Frame 1 (no input): blank canvas, image omitted
Frame 60 (the mouse pressed at the canvas centre just before this capture): blank canvas, image omitted
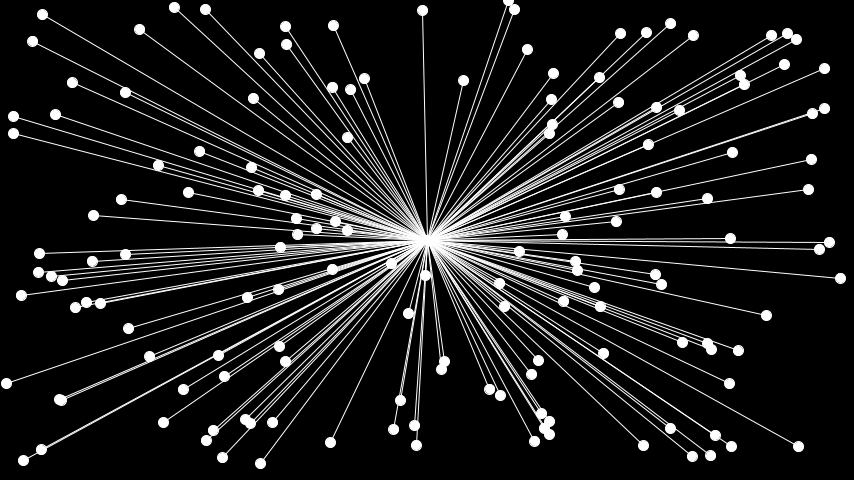
Frame 120 (the mouse held since frame 60 and released just before this capture)

The Processing sketch whose frames 1 and 60 were blank and that drew this single picture after the mouse press (run headless with seeded random() and noise(); from frame 60 on, the mouse is pressed at the canvas centre):

// Processing sketch: TrigFunc
// ── TrigFunc.pde
float goalX;
float goalY;
int pointNum = 150;
boolean isClicked = false;

class Point{

    float x;
    float y;
    float r;
    float a;
    float sina;
    float cosa;

    Point( float a, float b, float c ){
        x = a;
        y = b;
        r = c;
    }

    void draw(){

        translate( x, y );
        a = atan2( y - goalY, x - goalX );
        translate( -x, -y );
        sina = sin( a ) * r;
        cosa = cos( a ) * r;

        x -= cosa;
        y -= sina;
        if( ( goalX - x ) > -5 && ( goalY - y ) > -5 && ( goalX - x ) < 5 && ( goalY - y ) < 5 ) fill( #ff5555 );
        else fill( #ffffff );
        ellipse( x, y, 10, 10 );
        line( x, y, goalX, goalY );
    }

}

Point p[] = new Point[pointNum];

void setup()
{
    size( 854, 480 );
    for( int a = 0; a < pointNum; a++ ){
        p[a] = new Point( random( width ), random( height ), 0.0 );
    }
}

void draw()
{
    background( 0 );
    stroke( #FFFFFF );

    if( mousePressed ){
        goalX = mouseX;
        goalY = mouseY;
        isClicked = true;
    }
    
    if( isClicked ){
        ellipse( goalX, goalY, 10, 10 );
        for( int a = 0; a < pointNum; a++ ){
        p[a].draw();
        }
    }
}
